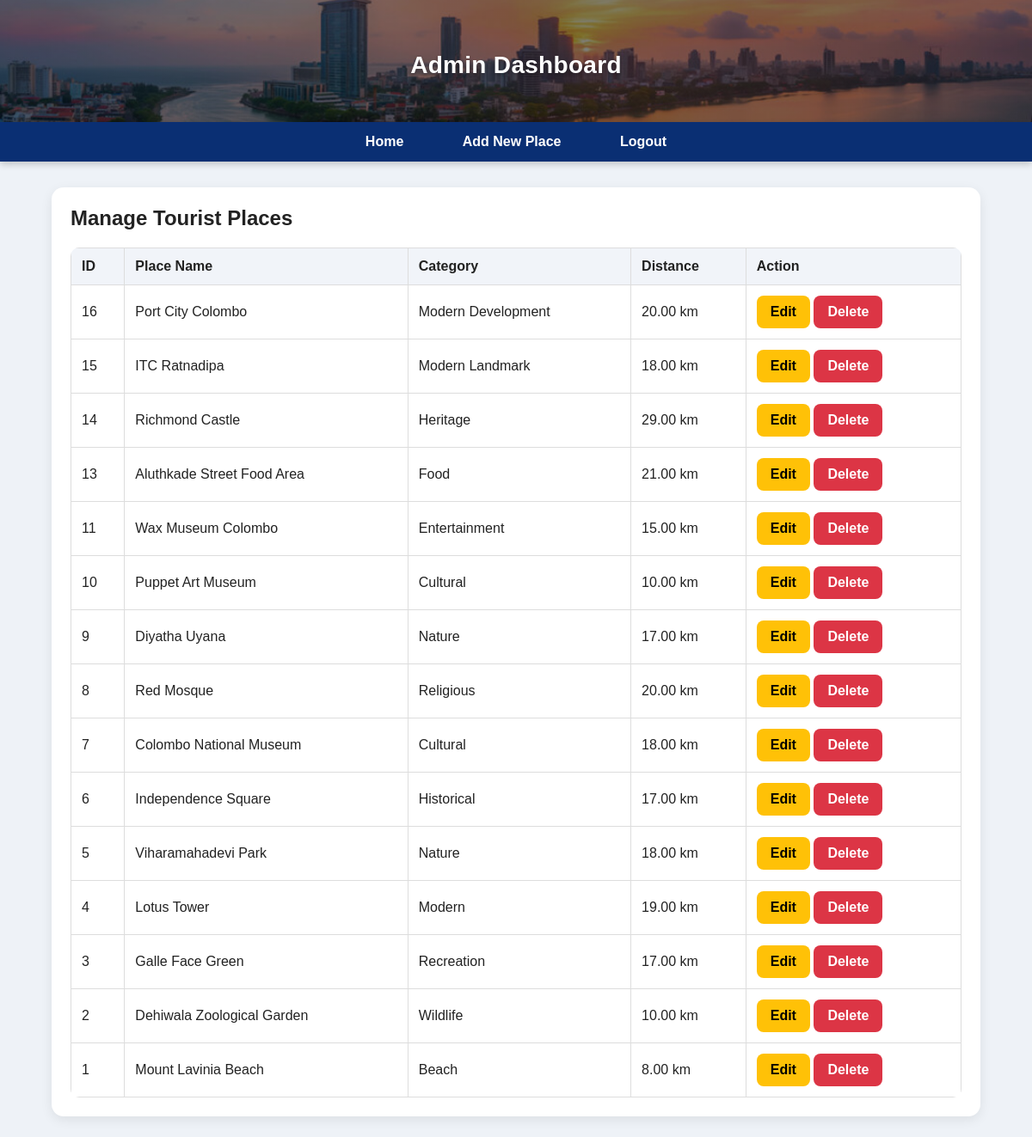
/admin_dashboard.php (signed in), run on the app's committed database.
### tables this page shows
CREATE TABLE `places` (
  `id` int(11) NOT NULL,
  `name` varchar(100) NOT NULL,
  `category` varchar(50) NOT NULL,
  `description` text NOT NULL,
  `distance` decimal(5,2) NOT NULL,
  `opening_hours` varchar(100) NOT NULL,
  `image` varchar(255) NOT NULL,
  `map_link` varchar(255) NOT NULL,
  `popularity` int(11) NOT NULL
);

### admin_dashboard.php (the view, shortened to what this page needs)
<?php
include 'db.php';
$result = mysqli_query($conn, "SELECT * FROM places ORDER BY id DESC");
?>
<!DOCTYPE html>
<html>
<head>
    <link rel="stylesheet" href="style.css">
</head>
<body>
<header>
    <h1>Admin Dashboard</h1>
</header>
<nav>
    <a href="index.php">Home</a>
    <a href="add_place.php">Add New Place</a>
    <a href="logout.php">Logout</a>
</nav>
<div class="container">
    <div class="card">
        <h2>Manage Tourist Places</h2>
        <table class="table">
            <tr>
                <th>ID</th>
                <th>Place Name</th>
                <th>Category</th>
                <th>Distance</th>
                <th>Action</th>
            </tr>
            <?php while($row = mysqli_fetch_assoc($result)) { ?>
                <tr>
                    <td><?php echo $row['id']; ?></td>
                    <td><?php echo htmlspecialchars($row['name']); ?></td>
                    <td><?php echo htmlspecialchars($row['category']); ?></td>
                    <td><?php echo htmlspecialchars($row['distance']); ?> km</td>
                    <td>
                        <a class="btn btn-warning" href="edit_place.php?id=<?php echo $row['id']; ?>">Edit</a>
                        <a class="btn btn-danger" href="delete_place.php?id=<?php echo $row['id']; ?>" onclick="return confirm('Are you sure you want to delete this place?');">Delete</a>
                    </td>
                </tr>
            <?php } ?>
        </table>
    </div>
</div>
</body>
</html>

### style.css (style rules this page uses)
html, body { height: 100%; }
body { font-family: Arial, sans-serif; margin: 0; background: #eef2f7; color: #222; min-height: 100vh; display: flex; flex-direction: column; }
header { background: linear-gradient(rgba(0,0,0,0.5), rgba(0,0,0,0.5)), url('images/header.jpg'); background-size: cover; background-position: center; color: white; text-align: center; padding: 60px 20px 50px; position: relative; box-shadow: 0 3px 10px rgba(0,0,0,0.18); }
header h1 { margin: 0; font-size: 28px; font-weight: bold; letter-spacing: 0.3px; text-shadow: 0 2px 4px rgba(0,0,0,0.3); }
nav { background: #0a2f73; padding: 14px 0; text-align: center; position: sticky; top: 0; z-index: 1000; box-shadow: 0 3px 8px rgba(0,0,0,0.2); }
nav a { color: white; text-decoration: none; margin: 0 18px; font-weight: bold; font-size: 16px; padding: 8px 14px; border-radius: 6px; transition: 0.3s; }
.container { width: 90%; max-width: 1100px; margin: 30px auto; flex: 1; }
.card { background: white; border-radius: 14px; padding: 22px; margin-bottom: 24px; box-shadow: 0 4px 14px rgba(0,0,0,0.08); transition: transform 0.3s, box-shadow 0.3s; }
.btn { display: inline-block; background: #0d6efd; color: white; padding: 10px 16px; text-decoration: none; border-radius: 8px; border: none; cursor: pointer; font-weight: bold; transition: 0.3s; }
.btn-danger { background: #dc3545; }
.btn-warning { background: #ffc107; color: black; }
h1, h2, h3 { margin-top: 0; }
.table { width: 100%; border-collapse: collapse; background: white; border-radius: 10px; overflow: hidden; }
.table th, .table td { border: 1px solid #ddd; padding: 12px; text-align: left; }
.table th { background: #f1f4f9; }

### data on the page
places: id "16", name "Port City Colombo", category "Modern Development", distance "20.00"
places: id "15", name "ITC Ratnadipa", category "Modern Landmark", distance "18.00"
places: id "14", name "Richmond Castle", category "Heritage", distance "29.00"
places: id "13", name "Aluthkade Street Food Area", category "Food", distance "21.00"
places: id "11", name "Wax Museum Colombo", category "Entertainment", distance "15.00"
places: id "10", name "Puppet Art Museum", category "Cultural", distance "10.00"
places: id "9", name "Diyatha Uyana", category "Nature", distance "17.00"
places: id "8", name "Red Mosque", category "Religious", distance "20.00"
places: id "7", name "Colombo National Museum", category "Cultural", distance "18.00"
places: id "6", name "Independence Square", category "Historical", distance "17.00"
places: id "5", name "Viharamahadevi Park", category "Nature", distance "18.00"
places: id "4", name "Lotus Tower", category "Modern", distance "19.00"
places: id "3", name "Galle Face Green", category "Recreation", distance "17.00"
places: id "2", name "Dehiwala Zoological Garden", category "Wildlife", distance "10.00"
places: id "1", name "Mount Lavinia Beach", category "Beach", distance "8.00"
